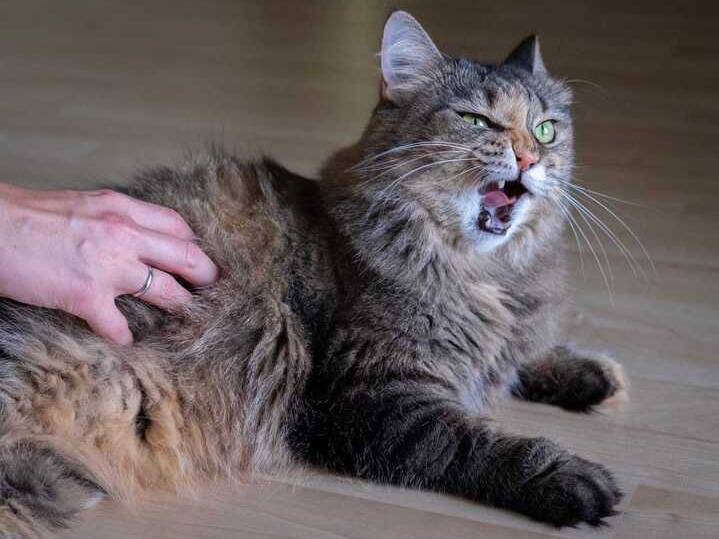
#> input picture cat.jpg, 719 x 539 px
$ python tempt.py
#> lines starting #> are read from the running program, lines starting #| are printed output that depends on the picture
import numpy as np
from PIL import Image


def get_intrinsics(H,W):
    """
    Intrinsics for a pinhole camera model.
    Assume fov of 55 degrees and central principal point.
    """
    f = 0.5 * W / np.tan(0.5 * 55 * np.pi / 180.0)
    cx = 0.5 * W
    cy = 0.5 * H
    return np.array([[f, 0, cx],
                     [0, f, cy],
                     [0, 0, 1]])


def depth_to_points(depth, R=None, t=None):

    K = get_intrinsics(depth.shape[1], depth.shape[2])
    Kinv = np.linalg.inv(K)
    if R is None:
        R = np.eye(3)
    if t is None:
        t = np.zeros(3)

    # M converts from your coordinate to PyTorch3D's coordinate system
    M = np.eye(3)
    M[0, 0] = -1.0
    M[1, 1] = -1.0

    height, width = depth.shape[1:3]

    x = np.arange(width)
    y = np.arange(height)
    coord = np.stack(np.meshgrid(x, y), -1)
    coord = np.concatenate((coord, np.ones_like(coord)[:, :, [0]]), -1)  # z=1
    coord = coord.astype(np.float32)
    # coord = torch.as_tensor(coord, dtype=torch.float32, device=device)
    coord = coord[None]  # bs, h, w, 3

    D = depth[:, :, :, None, None]
    # print(D.shape, Kinv[None, None, None, ...].shape, coord[:, :, :, :, None].shape )
    pts3D_1 = D * Kinv[None, None, None, ...] @ coord[:, :, :, :, None]
    # pts3D_1 live in your coordinate system. Convert them to Py3D's
    pts3D_1 = M[None, None, None, ...] @ pts3D_1
    # from reference to targe tviewpoint
    pts3D_2 = R[None, None, None, ...] @ pts3D_1 + t[None, None, None, :, None]
    # pts3D_2 = pts3D_1
    # depth_2 = pts3D_2[:, :, :, 2, :]  # b,1,h,w
    return pts3D_2[:, :, :, :3, 0][0]


def map_points_to_screen(points, K, R, t):
    # points: (H, W, 3)
    # K: (3, 3)
    # R: (3, 3)
    # t: (3,)
    # Returns: (H, W, 2)
    H, W, _ = points.shape
    w2c = np.linalg.inv(R)

    # transform points to camera view
    pts3D_1 = w2c[None, None, ...] @ (points[:, :, :, None] - t[None, None, :, None])  # (H, W, 3, 1)

    # change the coordinate back
    M = np.eye(3)
    M[0, 0] = -1.0
    M[1, 1] = -1.0
    pts3D_1 = M[None, None, ...] @ pts3D_1  # (H, W, 3, 1)

    D = pts3D_1[:, :, 2, :]  # (H, W, 1)
    pts3D_2 = K[None, None, ...] @ (pts3D_1 / D[..., None])  # (H, W, 3, 1)
    pts2D = pts3D_2[:, :, :2, 0]  # (H, W, 2)

    # change the sequence of the last coordinate
    pts2D = pts2D[..., [1, 0]]
    return pts2D, D.squeeze()


img = Image.open('cat.jpg')
#> img is the input picture: PIL image 719x539 RGB; mean R, G, B 103.3, 93.3, 94.1
img = np.array(img)
depth_map = np.load('cat_depth_fp32.npy')
#> (reads cat_depth_fp32.npy from the repository)

depth_map = 1.0 + depth_map * 10.0

R_source = np.eye(3)
t_source = np.asarray([0.0, 0.0, -2.0])

new_K = get_intrinsics(depth_map.shape[0], depth_map.shape[1])
new_R = np.eye(3)
new_t = np.asarray([-0.5, 0.5, -2.0])


pts3d = depth_to_points(depth_map[None], R_source, t_source)

mapped_2d, mapped_depth = map_points_to_screen(pts3d, new_K, new_R, new_t)

rendered = np.zeros_like(img)
depth_recorder = np.zeros((img.shape[0], img.shape[1])) + np.inf
for i in range(img.shape[0]):
    for j in range(img.shape[1]):
        i_mapped, j_mapped = mapped_2d[i, j]
        i_mapped = int(i_mapped)
        j_mapped = int(j_mapped)
        depth_mapped = mapped_depth[i, j]
        if 0 <= i_mapped < rendered.shape[0] and 0 <= j_mapped < rendered.shape[1]:
            if depth_mapped < depth_recorder[i_mapped, j_mapped]:
                rendered[i_mapped, j_mapped] = img[i, j]
                depth_recorder[i_mapped, j_mapped] = depth_mapped
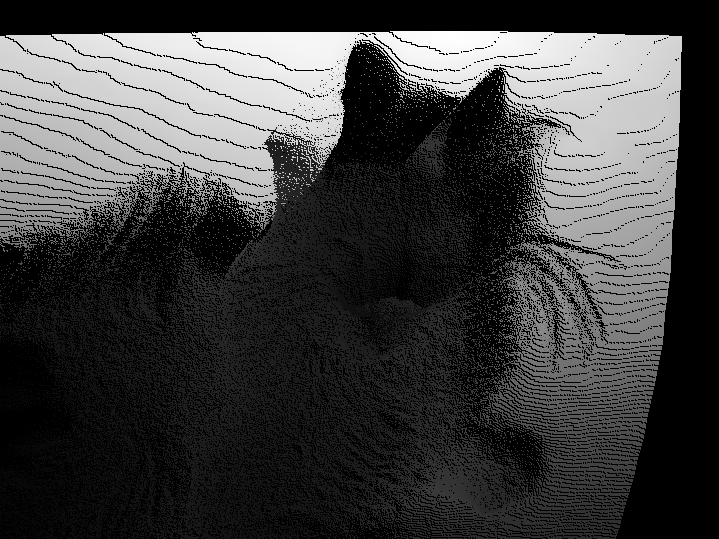
#> depth_recorder: shape (539, 719) float64; 44.72% of the values are NaN or infinite; the others: min 1.8, max 11, mean 6; drawn with min black, max white, NaN and infinite black
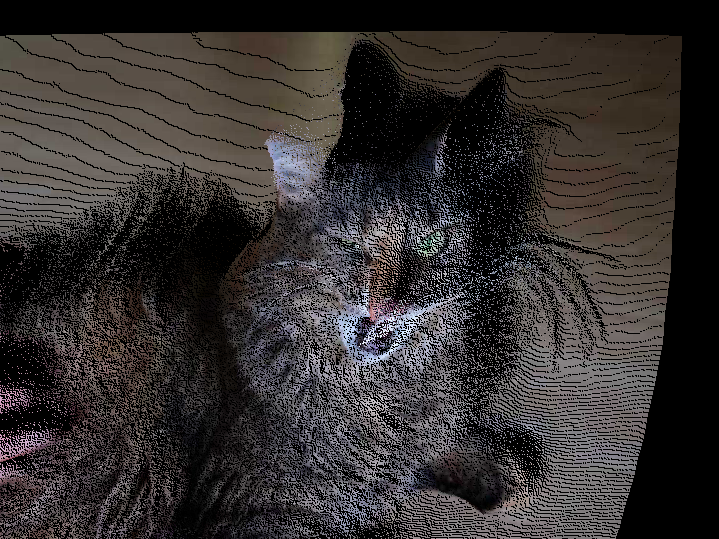
#> rendered: shape (539, 719, 3); mean R, G, B 52.5, 48.5, 47.7

print('here')
Image.fromarray(rendered).show()
